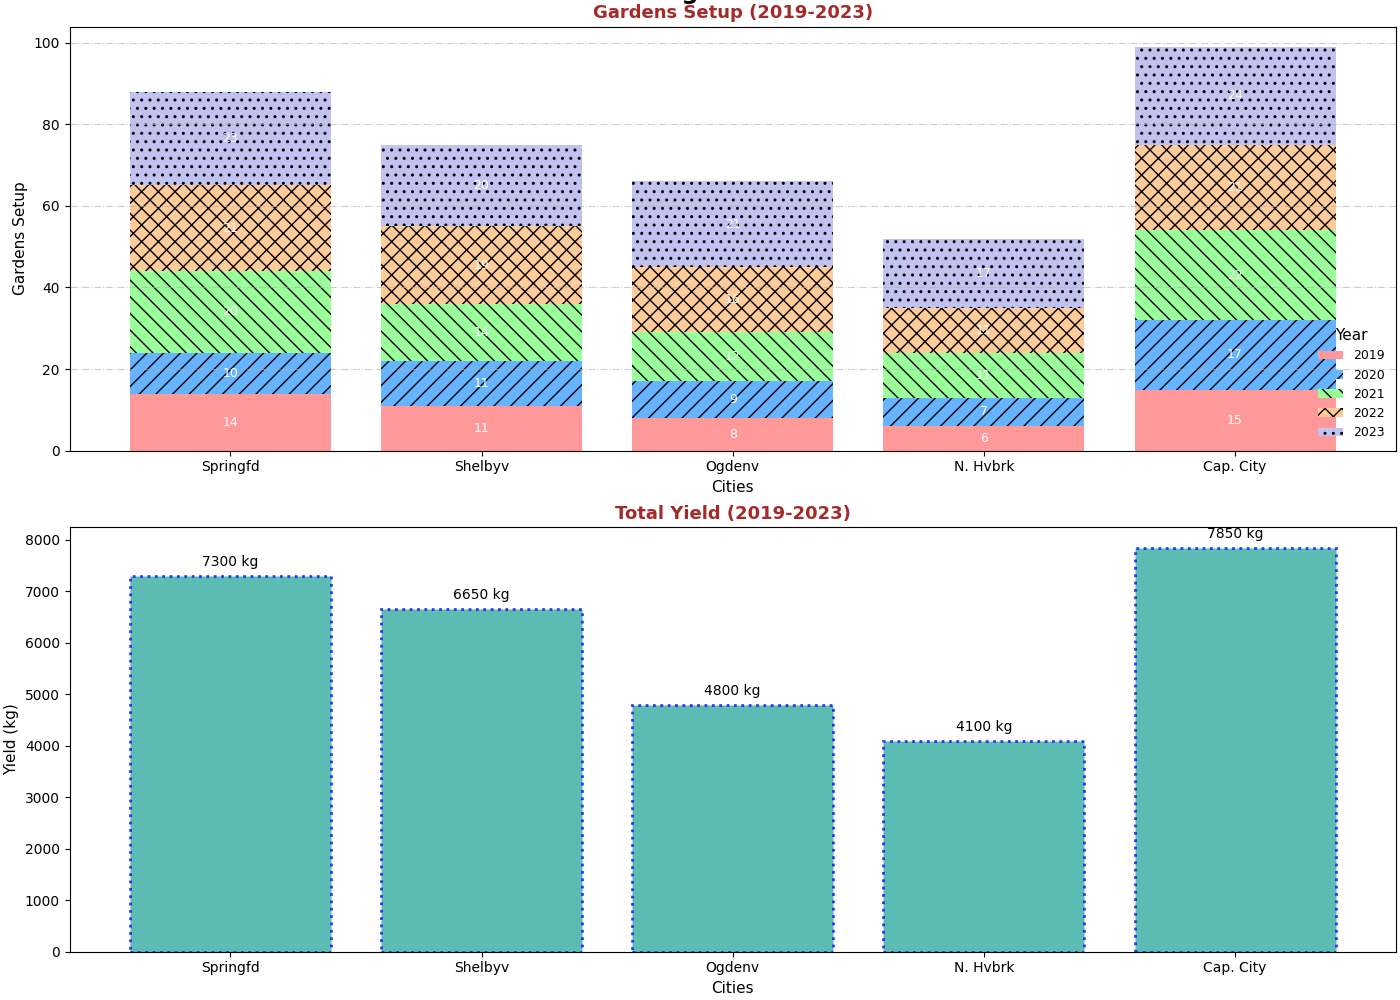

This chart was generated by the following Python code:
import matplotlib.pyplot as plt
import numpy as np

cities = ['Springfd', 'Shelbyv', 'Ogdenv', 'N. Hvbrk', 'Cap. City']
years = ['2019', '2020', '2021', '2022', '2023']

gardens_setup = np.array([
    [14, 10, 20, 21, 23],
    [11, 11, 14, 19, 20],
    [8, 9, 12, 16, 21],
    [6, 7, 11, 11, 17],
    [15, 17, 22, 21, 24]
])

harvest_yield = np.array([
    [1150, 1300, 1550, 1550, 1750],
    [1050, 1200, 1400, 1450, 1550],
    [650, 850, 1050, 1050, 1200],
    [550, 700, 900, 900, 1050],
    [1350, 1450, 1650, 1650, 1750]
])

total_harvest_yield = harvest_yield.sum(axis=1)

# Changing subplot arrangement: 2 rows and 1 column
fig, (ax1, ax2) = plt.subplots(2, 1, figsize=(14, 10), constrained_layout=True)

bottoms = np.zeros(len(cities))
colors = ['#ff9999', '#66b3ff', '#99ff99', '#ffcc99', '#c2c2f0']
hatches = ['', '//', '\\\\', 'xx', '..']
for i, year in enumerate(years):
    bars = ax1.bar(cities, gardens_setup[:, i], bottom=bottoms,
                   label=year, color=colors[i], hatch=hatches[i % len(hatches)])
    bottoms += gardens_setup[:, i]

    for bar in bars:
        height = bar.get_height()
        if height > 5:
            ax1.annotate(f'{int(height)}',
                         xy=(bar.get_x() + bar.get_width() / 2, bar.get_y() + height / 2),
                         xytext=(0, 0),
                         textcoords="offset points",
                         ha='center', va='center', fontsize=9, color='white')

ax1.set_title("Gardens Setup (2019-2023)", fontsize=13, fontweight='bold', color='brown')
ax1.set_xlabel("Cities", fontsize=11)
ax1.set_ylabel("Gardens Setup", fontsize=11)
ax1.yaxis.grid(True, linestyle='-.', alpha=0.6)
ax1.legend(title="Year", title_fontsize='11', fontsize='9', loc='lower right', frameon=False)

bars = ax2.bar(cities, total_harvest_yield, color='#26a69a', alpha=0.75, edgecolor='blue', linewidth=2, linestyle='dotted')

for bar, yield_amount in zip(bars, total_harvest_yield):
    ax2.annotate(f'{yield_amount} kg',
                 xy=(bar.get_x() + bar.get_width() / 2, bar.get_height()),
                 xytext=(0, 5),
                 textcoords="offset points",
                 ha='center', va='bottom', fontsize=10, color='black')

ax2.set_title("Total Yield (2019-2023)", fontsize=13, fontweight='bold', color='brown')
ax2.set_xlabel("Cities", fontsize=11)
ax2.set_ylabel("Yield (kg)", fontsize=11)
ax2.yaxis.grid(False)

fig.suptitle("Gardening Initiatives", fontsize=17, fontweight='bold', y=1.02)
plt.show()
